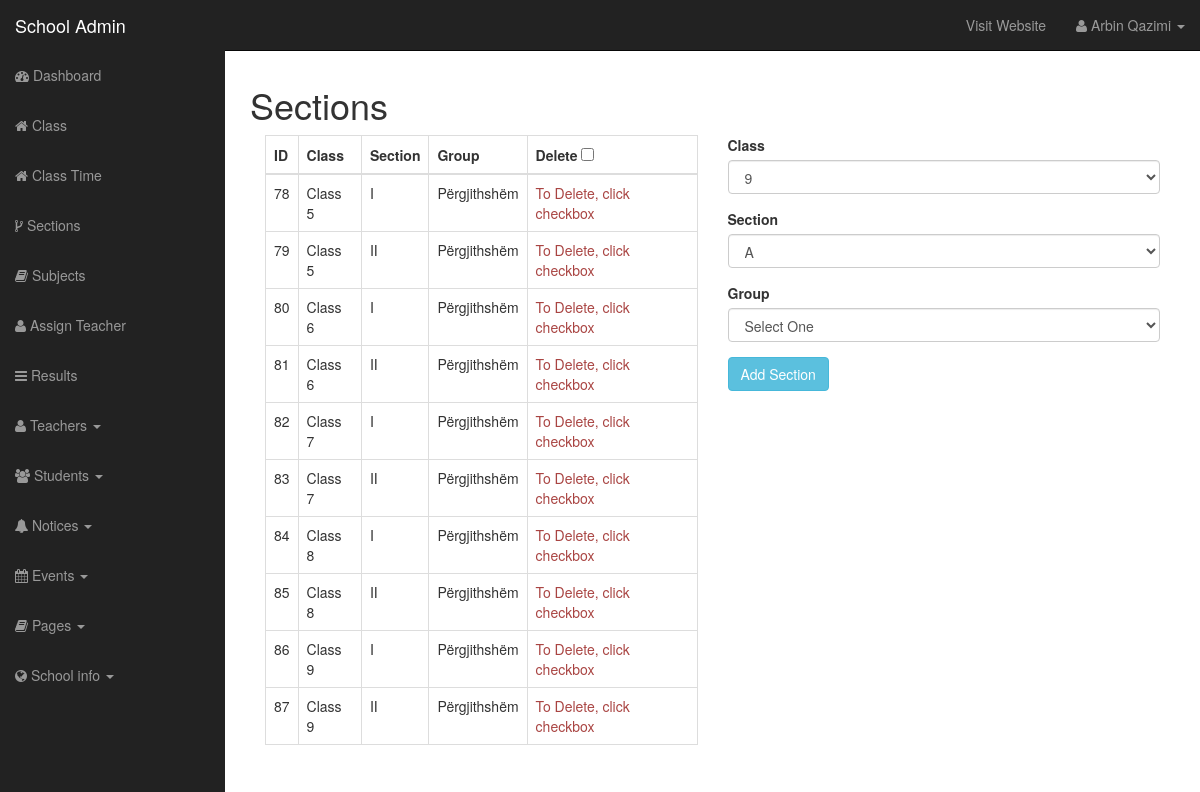
/school-admin/sections.php (signed in), run on an earlier commit of the app's database.
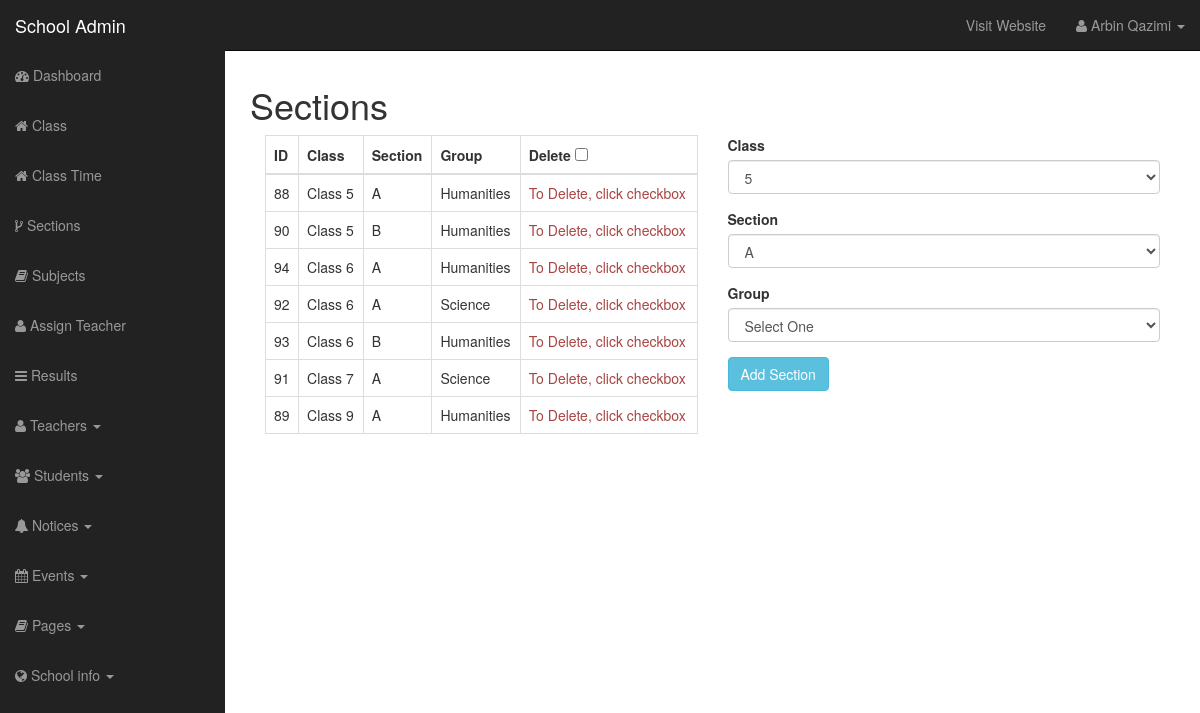
And on a later commit of the database.
### tables this page shows
CREATE TABLE `sections` (
  `id` int(5) NOT NULL,
  `class_id` int(5) NOT NULL,
  `section` varchar(20) NOT NULL,
  `group_name` varchar(30) DEFAULT NULL,
  `global_name` varchar(255) DEFAULT NULL
);

### school-admin/sections.php (the view, shortened to what the changed rows need)
<?php require_once "includes/header.php"; ?>
	<h1>Sections</h1>
		<div class="row">
			<div class="col-md-12">
				<div class="col-md-6">
					<table class="table table-bordered">
						<thead>
							<tr>
								<th>ID</th>
								<th>Class</th>
								<th>Section</th>
								<th>Group</th>
								<th>Delete <input type="checkbox" class="delete-modify"></th>
							</tr>
						</thead>
						<tbody>
							<?php
								$query = "SELECT * FROM sections ORDER BY class_id, section ASC";
								$result = mysqli_query($conn, $query);
								while ($row = mysqli_fetch_assoc($result)) {
									echo "<tr>";
									echo "<td>".$row['id']."</td>";
									echo "<td>Class ".$row['class_id']."</td>";
									echo "<td>".$row['section']."</td>";
									echo "<td>".$row['group_name']."</td>";
									echo "<td><a href='sections.php?delete_section=".$row['id']."' class='btn btn-danger delete-hidden'>Delete</a><span class='text-danger shwo-text'>To Delete, click checkbox</span></td>";
									echo "</tr>";
								}
							?>
						</tbody>
					</table>
				</div>
				<div class="col-md-6">
					<form action="" method="post">
						<div class="form-group">
							<label for="">Class</label>
							<select name="class_id" id="" class="form-control">
								<?php
									$query = "SELECT * FROM class";
									$result = mysqli_query($conn, $query);
									while ($row = mysqli_fetch_assoc($result)) {
										$class = $row['class'];
										echo "<option value='{$class}'>{$class}</option>";
									}
								?>
							</select>
						</div>
					</form>
				</div>
			</div>
		</div>
<?php require_once "includes/footer.php"; ?>

### school-admin/includes/header.php (shortened to what the changed rows need)
<!DOCTYPE html>
<html lang="en">
	<head>
		<link href="css/bootstrap.css" rel="stylesheet">
		<link href="css/bootstrap-datepicker.css" rel="stylesheet">
		<link href="css/sb-admin.css" rel="stylesheet">
		<link rel="stylesheet" href="font-awesome/css/font-awesome.min.css">
	</head>
	<body>
		<div id="wrapper">
			<nav class="navbar navbar-inverse navbar-fixed-top" role="navigation">
				<div class="navbar-header">
					<a class="navbar-brand" href="index.php">School Admin</a>
				</div>
				</nav>
				<div id="page-wrapper">
					<div class="row">
						<div class="col-lg-12">

What changed in the data, as far as the page shows it:
removed sections: id "78", class "5", section "I", group_name "Përgjithshëm"
removed sections: id "79", class "5", section "II", group_name "Përgjithshëm"
removed sections: id "80", class "6", section "I", group_name "Përgjithshëm"
removed sections: id "81", class "6", section "II", group_name "Përgjithshëm"
removed sections: id "82", class "7", section "I", group_name "Përgjithshëm"
removed sections: id "83", class "7", section "II", group_name "Përgjithshëm"
removed sections: id "84", class "8", section "I", group_name "Përgjithshëm"
removed sections: id "85", class "8", section "II", group_name "Përgjithshëm"
removed sections: id "86", class "9", section "I", group_name "Përgjithshëm"
removed sections: id "87", class "9", section "II", group_name "Përgjithshëm"
added sections: id "88", class "5", section "A", group_name "Humanities"
added sections: id "90", class "5", section "B", group_name "Humanities"
added sections: id "94", class "6", section "A", group_name "Humanities"
added sections: id "92", class "6", section "A", group_name "Science"
added sections: id "93", class "6", section "B", group_name "Humanities"
added sections: id "91", class "7", section "A", group_name "Science"
added sections: id "89", class "9", section "A", group_name "Humanities"
Also different on the page:
form field class_id: "9" → "5"
